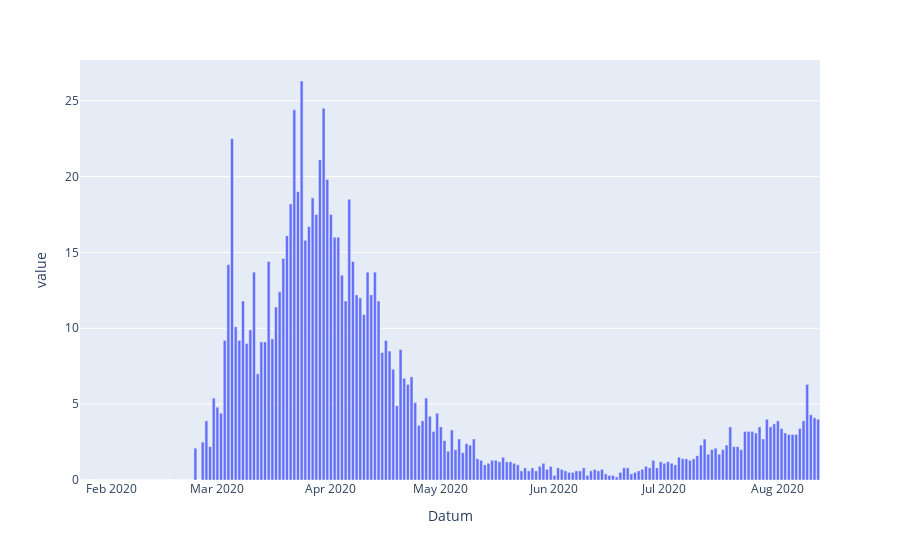

Source (notebook cell):
### Code cell
import plotly.express as px

#fig = px.bar(df_bag_test[df_bag_test['Datum'] >= '2020-06-01'], x="Datum", y=["pos_rate"], barmode="group")
fig = px.bar(df_bag_test, x="Datum", y=["pos_rate"], barmode="group")
#fig.update_layout(title_text='Daily confirmed cases - Switzerland')
fig.update_layout(showlegend=False)
fig.show()

### Figure 1 — Plotly figure (JSON) as saved in the notebook; plotly's stock layout.template omitted (floating-point values rounded to 4 significant figures; data arrays with more than 128 entries replaced by an {"elided": "..."} marker saying what was removed)
{"data": [{"alignmentgroup": "True", "hovertemplate": "variable=pos_rate<br>Datum=%{x}<br>value=%{y}<extra></extra>", "legendgroup": "pos_rate", "marker": {"color": "#636efa"}, "name": "pos_rate", "offsetgroup": "pos_rate", "orientation": "v", "showlegend": true, "textposition": "auto", "type": "bar", "x": {"elided": "200 str values"}, "xaxis": "x", "y": {"elided": "200 float values"}, "yaxis": "y"}], "layout": {"barmode": "group", "legend": {"title": {"text": "variable"}, "tracegroupgap": 0}, "margin": {"t": 60}, "showlegend": false, "xaxis": {"anchor": "y", "domain": [0, 1], "title": {"text": "Datum"}}, "yaxis": {"anchor": "x", "domain": [0, 1], "title": {"text": "value"}}}}
